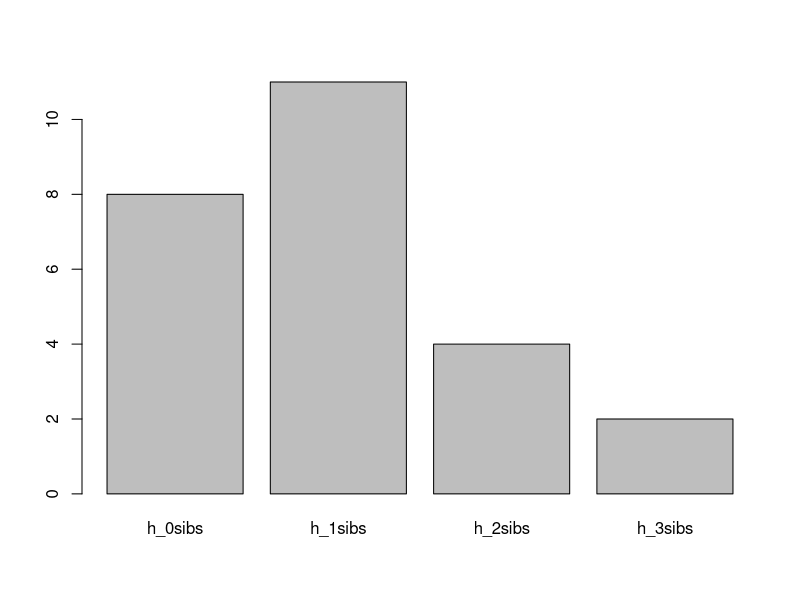
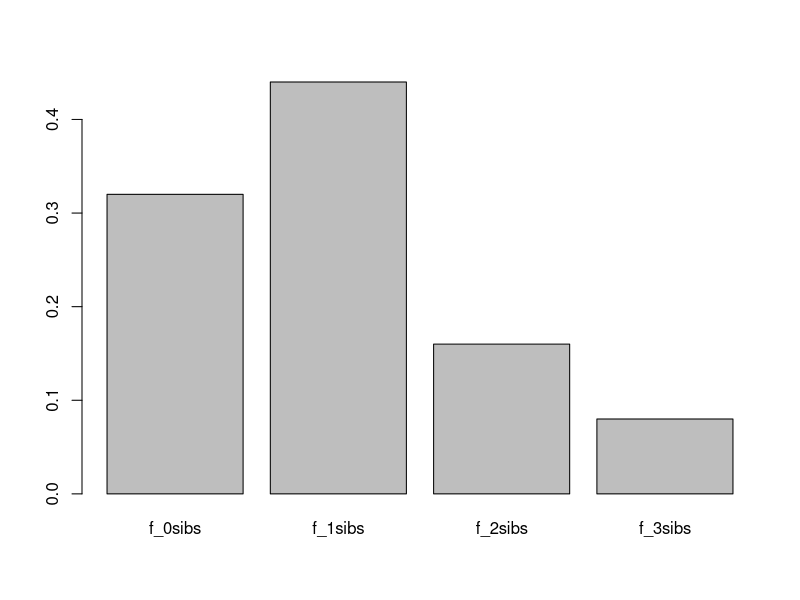
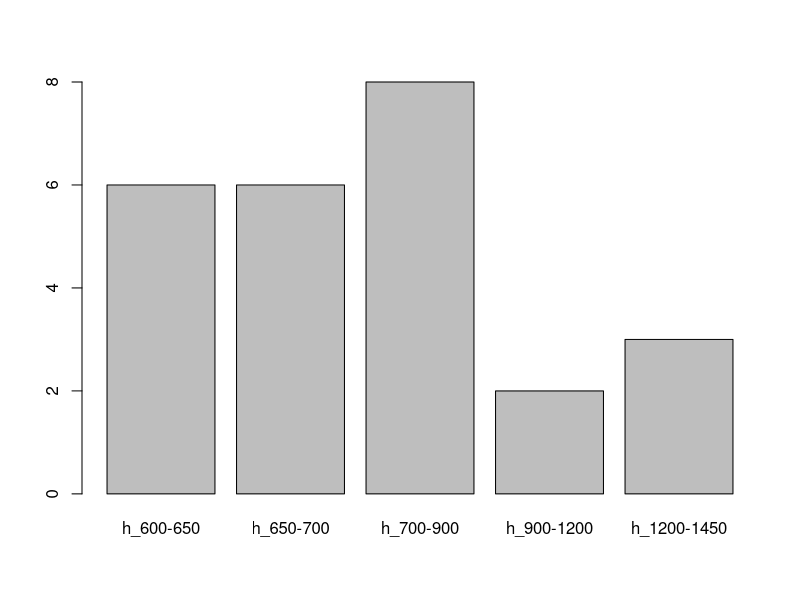
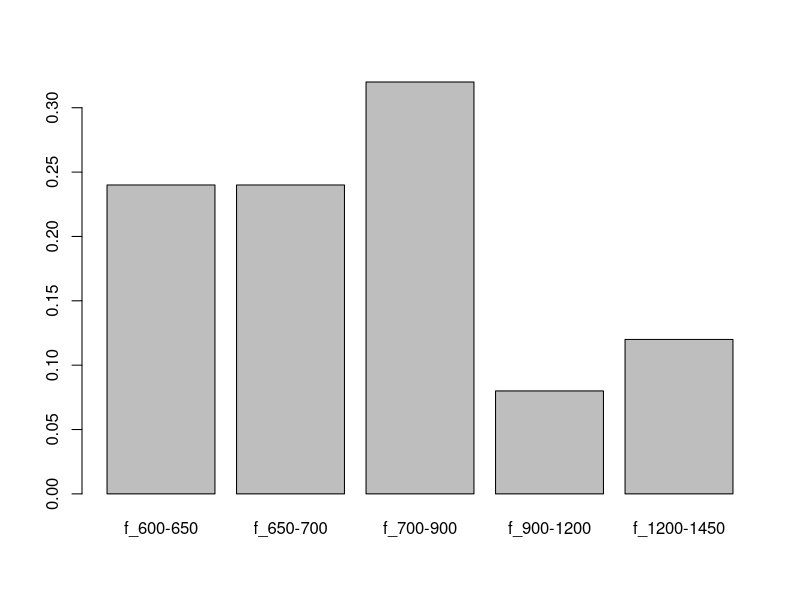

The R source for these figures, in order:
#Creating the dataframe of 25 students in University, their siblings and their income
name <- c('Martin', 'Ute', 'Wilhelm', 'Kurt', 'Sylvia', 'Elke', 'Klaus', 'Theo', 'Jean', 'Elvira', 'Karl', 'Andreas', 'Thomas', 'Chris', 'Uwe', 'Axel', 'Maria', 'Ruth', 'Barbel', 'Armin', 'Christa', 'Bernd', 'Claudia', 'Rund', 'Claudia')
subject <- c('Econ', 'Social sci.', 'Man.', 'Man.', 'Polit.sci.', 'Polit.sci.', 'Social sci.', 'Econ', 'Polit.sci.', 'Man.', 'Man.', 'Econ', 'Man.', 'Social sci.', 'Polit.sci.', 'Man.', 'Man.', 'Social sci.', 'Man.', 'Man.', 'Econ', 'Man.', 'Social sci.', 'Econ', 'Polit.sci.')
Number_of_siblings <- c(0,1,0,1,1,2,2,1,1,0,0,1,0,3,2,0,1,0,1,2,1,1,3,0,1)
income <- c(924, 789, 1365, 683, 744, 640, 631, 814, 778, 1062, 1230, 700, 850, 641, 640, 850, 683, 616, 683, 683, 660, 1440, 794, 660, 640)
df <- data.frame(name, subject, Number_of_siblings, income)
df


#Scaling of the subject is nominal (or categorical)
#Calculate the relative and absolute frequency distributions for the subject
factor(subject)
h_Econ<-length(df$subject[subject=='Econ'])
h_Man <- length(df$subject[subject=='Man.'])
h_Polit.sci <- length(df$subject[subject=='Polit.sci.'])
h_Social.sci <- length(df$subject[subject=='Social sci.'])
h_subject <- c(h_Econ, h_Man, h_Polit.sci, h_Social.sci)
names(h_subject) <- c('h_Econ', 'h_Man', 'h_Polit.sci', 'h_Social.sci')
h_subject

n <- nrow(df)
f_Econ<- h_Econ/n
f_Man <- h_Man/n
f_Polit.sci <- h_Polit.sci/n
f_Social.sci <- h_Social.sci/n
f_subject <- c(f_Econ, f_Man, f_Polit.sci, f_Social.sci)
names(f_subject) <- c('f_Econ', 'f_Man', 'f_Polit.sci', 'f_Social.sci')
f_subject

#Number of siblings is a numerical discrete variable
#Calculate the absolute and relative frequencies and ploting the empirical distributions 
df$Number_of_siblings
factor(df$Number_of_siblings)
h_0siblings <- length(df$Number_of_siblings[Number_of_siblings==0])
h_1siblings <- length(df$Number_of_siblings[Number_of_siblings==1])
h_2siblings <- length(df$Number_of_siblings[Number_of_siblings==2])
h_3siblings <- length(df$Number_of_siblings[Number_of_siblings==3])
h_siblings <- c(h_0siblings, h_1siblings, h_2siblings, h_3siblings)
names(h_siblings) <- c('h_0sibs', 'h_1sibs', 'h_2sibs', 'h_3sibs')
h_siblings

sum_sibs <- sum(df$Number_of_siblings)
f_0siblings <- h_0siblings/sum_sibs
f_1siblings <- h_1siblings/sum_sibs
f_2siblings <- h_2siblings/sum_sibs
f_3siblings <- h_3siblings/sum_sibs
f_siblings <- c(f_0siblings, f_1siblings, f_2siblings, f_3siblings)
names(f_siblings) <- c('f_0sibs', 'f_1sibs', 'f_2sibs', 'f_3sibs') 
f_siblings

barplot(h_siblings)
barplot(f_siblings)

#How many students have at least 2 siblings
length(df$Number_of_siblings[Number_of_siblings<=2])

#Percentage of students having at least 2 siblings
length(df$Number_of_siblings[Number_of_siblings>=2])/n

#Percentage of students having 1 or 2 siblings
length(df$Number_of_siblings[Number_of_siblings==1|Number_of_siblings==2])/n

#income is a continuous variable (quasi-continuous)
inc_600to650 <- df$income[income>=600 & income<650]
inc_650to700 <- df$income[income>=650 & income<700]
inc_700to900 <- df$income[income>=700 & income<900]
inc_900to1200<- df$income[income>=900 & income<1200]
inc_1200to1450<- df$income[income>=1200 & income<1450]

h_1stquant <- length(inc_600to650)
h_2ndquant <- length(inc_650to700)
h_3rdquant <- length(inc_700to900)
h_4thquant <- length(inc_900to1200)
h_5thquant <- length(inc_1200to1450)
h_income <- c(h_1stquant, h_2ndquant, h_3rdquant, h_4thquant, h_5thquant)
names(h_income) <- c('h_600-650', 'h_650-700', 'h_700-900', 'h_900-1200', 'h_1200-1450')
h_income
barplot(h_income)

f_1stquant <- h_1stquant/n
f_2ndquant <- h_2ndquant/n
f_3rdquant <- h_3rdquant/n
f_4thquant <- h_4thquant/n
f_5thquant <- h_5thquant/n
f_income <- c(f_1stquant, f_2ndquant, f_3rdquant, f_4thquant, f_5thquant)
names(f_income) <- c('f_600-650', 'f_650-700', 'f_700-900', 'f_900-1200', 'f_1200-1450')
f_income
barplot(f_income)
